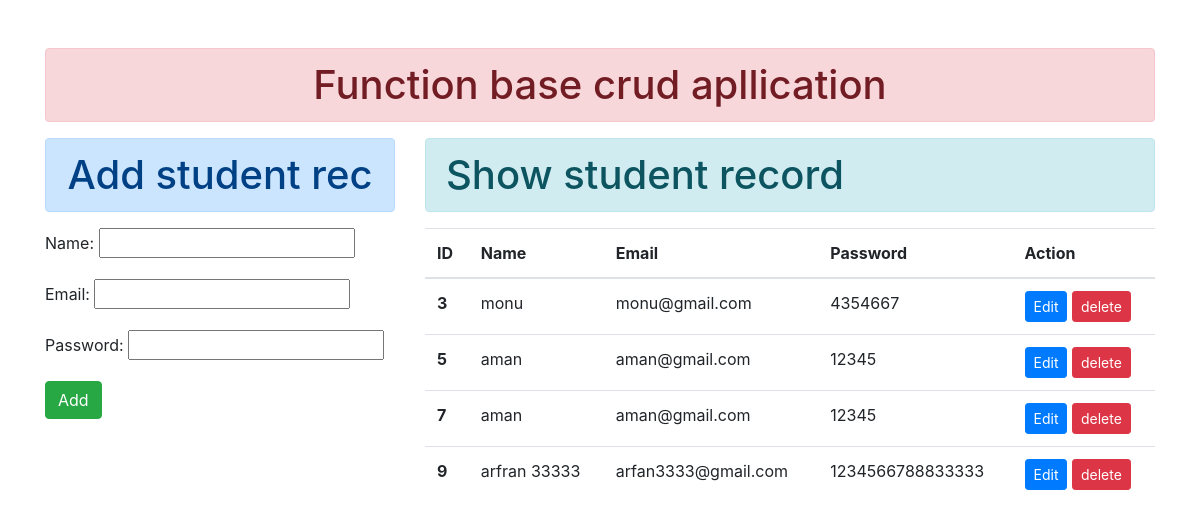
The app's page /add_show with its own data.
### djapp/models.py (models this page shows)
class user(models.Model):
    name=models.CharField(max_length=78)
    email=models.CharField(max_length=58)
    password=models.CharField(max_length=65)

### djapp/views.py (the view)
# urls.py: path('add_show', views.add_show,name="addanddata"),
def add_show(request):
    if request.method=='POST':
        fm=studentreg(request.POST)
        if fm.is_valid():
            nm=fm.cleaned_data['name']
            em=fm.cleaned_data['email']
            pw=fm.cleaned_data['password']
            reg=user(name=nm,email=em,password=pw)
            reg.save()
            fm=studentreg()
    else:
        fm=studentreg()
    stu=user.objects.all()
    return render(request,"djapp/add.html",{'form':fm,'stud':stu})

### djapp/forms.py
class studentreg(forms.ModelForm):
    class Meta:
        model=user
        fields=['name','email','password']
    widgets={
        'name' :forms.TextInput(attrs={'class':'form-control'}),
        'email' :forms.EmailInput(attrs={'class':'form-control'}),
        'password' :forms.PasswordInput(attrs={'class':'form-control'})
    }

### djapp/templates/djapp/add.html (shortened to what this page needs)
{% extends 'djapp/base.html' %}
{% block content %}
<div class="row" >
    <div class="col-sm-4 ">
        <h1 class="text-center alert alert-primary ">Add student rec</h1>
        <form action="" method="POST">
            {{form.as_p}}
            <input type="submit" class="btn btn-success" value="Add">
        </form>
    </div>
    <div class="col-sm-8">
        <h1 class="alert alert-info">Show student record</h1>
        {% if stud %}
        <table class="table table-hover">
            <thead>
              <tr>
                <th scope="col">ID</th>
                <th scope="col">Name</th>
                <th scope="col">Email</th>
                <th scope="col">Password</th>
                <th scope="col">Action</th>
              </tr>
            </thead>
            <tbody>
                {% for st in stud  %}
                <tr>
                    <th scope="row">{{st.id}}</th>
                    <td>{{st.name}}</td>
                    <td>{{st.email}}</td>
                    <td>{{st.password}}</td>
                    <td>
                        <a href="{% url 'update' st.id %}" class="btn btn-primary btn-sm">Edit</a>
                        <form action="{% url 'delete' st.id%}" method="POST" class="d-inline">
                            <input type="submit" class="btn btn-danger btn-sm" value="delete">
                        </form>
                    </td>
                </tr>
                {% endfor %}
            </tbody>
          </table>
        {% endif %}
    </div>
</div>
{% endblock content %}

### djapp/templates/djapp/base.html (shortened to what this page needs)
<!doctype html>
<html lang="en">
  <head>
    <link rel="stylesheet" href="https://cdn.jsdelivr.net/npm/bootstrap@4.0.0/dist/css/bootstrap.min.css">
  </head>
  <body>
    <div class="container">
    <h1 class="text-center alert alert-danger mt-5">Function base crud apllication</h1>
    {% block content %}{% endblock content %}
    </div>
  </body>
</html>

### records on screen
user: id "3", name "monu", email "monu@gmail.com", password "4354667"
user: id "5", name "aman", email "aman@gmail.com", password "12345"
user: id "7", name "aman", email "aman@gmail.com", password "12345"
user: id "9", name "arfran 33333", email "arfan3333@gmail.com", password "1234566788833333"
